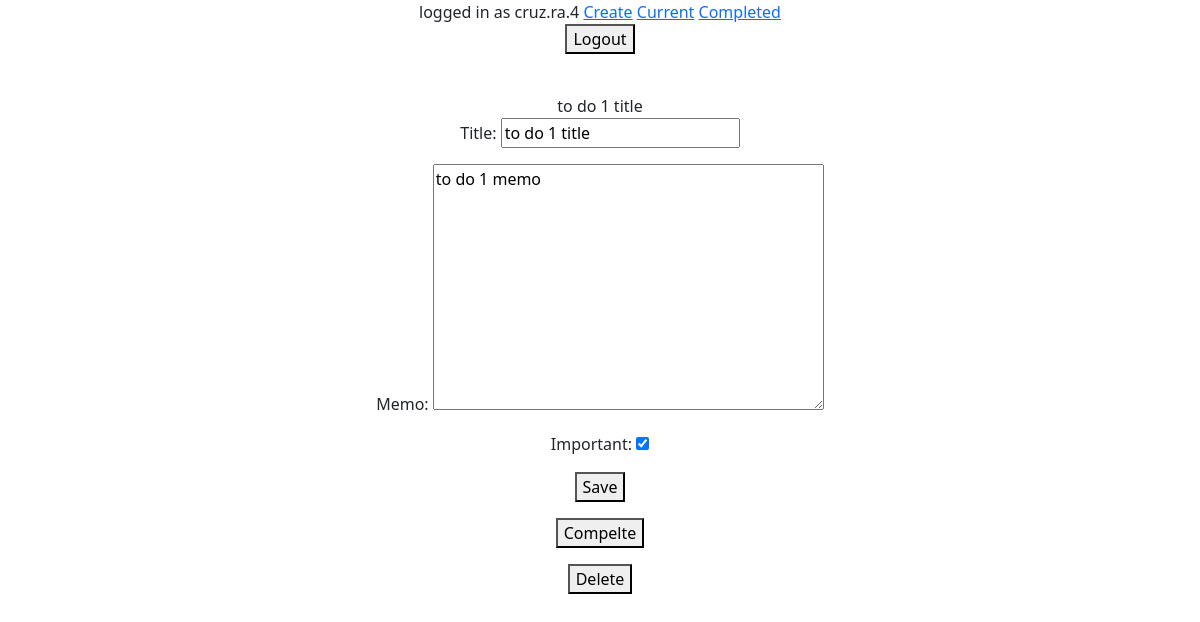
The page /todo/1 (signed in) on the database its author committed.
### todo_app/models.py (models this page shows, shortened)
class Todo(models.Model):
    title = models.CharField(max_length=100)
    memo = models.TextField(blank=True)
    created = models.DateTimeField(auto_now_add = True)
    datecompleted = models.DateTimeField(null=True, blank=True)
    important = models.BooleanField(default = False)
    user = models.ForeignKey(User, on_delete=models.CASCADE)

### todo_app/views.py (the view, shortened to what this page needs)
# urls.py: path('todo/<int:todo_pk>', views.view_to_do, name='view_to_do_alias'),
@login_required
def view_to_do(request, todo_pk):
    todos = get_object_or_404(Todo, pk=todo_pk, user=request.user)
    if request.method == 'GET':
        form=TodoForm(instance=todos)
        return render(request, 'todo_app/viewtodo.html', {'todo': todos, 'form':form})

### todo_app/forms.py
class TodoForm(ModelForm):
    class Meta:
        model = Todo
        fields = ['title', 'memo', 'important'] # this has to be consistent with attributes from Todo class from models.py

### todo_app/templates/todo_app/viewtodo.html (shortened to what this page needs)
{% extends 'todo_app/base.html' %}
{%block content%}
{{ todo.title}}
<form method = "POST">
{{ form.as_p }}
<button type="submit">Save</button>
</form>
<form method="POST" action="{% url 'complete_to_do' todo.id %}">
<button type="submit">Compelte</button>
</form>
<form method="POST" action="{% url 'delete_to_do' todo.id %}">
<button type="submit">Delete</button>
</form>
{%endblock%}

### todo_app/templates/todo_app/base.html (shortened to what this page needs)
<link href="https://cdn.jsdelivr.net/npm/bootstrap@5.0.0-beta1/dist/css/bootstrap.min.css" rel="stylesheet">
<div class="container text-center">
{% if user.is_authenticated %}
logged in as {{ user.username}}
<a href="{%url 'createtodo' %}" >Create</a>
<a href="{%url 'current_to_do_alias' %}">Current</a>
<a href="{%url 'show_completed' %}">Completed</a>
<form action = "{% url 'logoutuser' %}" method="POST">
    <button type="submit">Logout</button>
</form>
{% else %}
<a href="{% url 'sign_up_user_alias' %}">Sign up</a>
<a href="{% url 'login_alias' %}">Login</a>
{% endif %}
<br>
{% block content %}{% endblock %}
</div>

### rows shown on the page
Todo: title "to do 1 title", memo "to do 1 memo", important "☑"

### other values the page prints
{{ user.username }} "cruz.ra.4"
